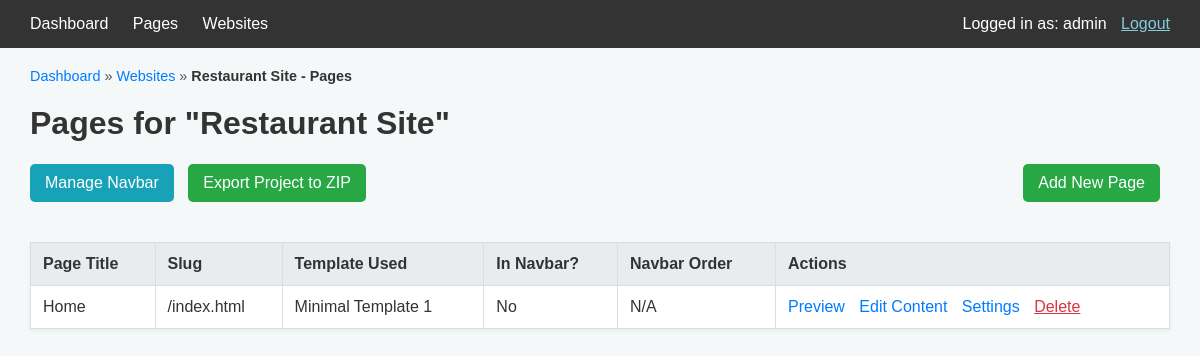
The page /project/2/pages (signed in) on the database its author committed.
### internal_site_generator/models.py (models this page shows, shortened)
class User(UserMixin, db.Model):
    id = db.Column(db.Integer, primary_key=True)
    username = db.Column(db.String(64), index=True, unique=True, nullable=False)
    email = db.Column(db.String(120), index=True, unique=True, nullable=False)
    password_hash = db.Column(db.String(256))

class WebsiteProject(db.Model):
    id = db.Column(db.Integer, primary_key=True)
    project_name = db.Column(db.String(150), nullable=False, index=True, unique=True)
    site_title = db.Column(db.String(100), nullable=True)
    favicon_path = db.Column(db.String(255), nullable=True) # Stores stored_filename of the favicon ProjectAsset
    global_css = db.Column(db.Text, nullable=True)
    created_at = db.Column(db.DateTime, default=datetime.utcnow)
    updated_at = db.Column(db.DateTime, default=datetime.utcnow, onupdate=datetime.utcnow)
    primary_color = db.Column(db.String(7), nullable=True)   # e.g., #RRGGBB
    secondary_color = db.Column(db.String(7), nullable=True)
    accent_color = db.Column(db.String(7), nullable=True)
    pages = db.relationship('ProjectPage', backref='website_project', lazy='dynamic', cascade="all, delete-orphan")
    assets = db.relationship('ProjectAsset', backref='website_project', lazy='dynamic', cascade="all, delete-orphan")
    navbar_items = db.relationship('NavbarItem',
                                   backref='website_project',
                                   lazy='dynamic',
                                   order_by='NavbarItem.order',
                                   cascade="all, delete-orphan")

class ProjectPage(db.Model):
    id = db.Column(db.Integer, primary_key=True)
    title = db.Column(db.String(150), nullable=False)
    slug = db.Column(db.String(150), nullable=False, index=True)
    website_project_id = db.Column(db.Integer, db.ForeignKey('website_project.id'), nullable=False)
    page_template_id = db.Column(db.Integer, db.ForeignKey('page_template.id'), nullable=False)
    content_data_json = db.Column(db.Text)
    meta_description = db.Column(db.String(255), nullable=True)
    meta_keywords = db.Column(db.String(255), nullable=True)
    navbar_order = db.Column(db.Integer, default=0) # Might be superseded by NavbarItem.order
    show_in_navbar = db.Column(db.Boolean, default=True) # Might be superseded by existence of NavbarItem
    created_at = db.Column(db.DateTime, default=datetime.utcnow)
    updated_at = db.Column(db.DateTime, default=datetime.utcnow, onupdate=datetime.utcnow)
    template = db.relationship('PageTemplate', backref=db.backref('used_by_pages', lazy='dynamic'))
    __table_args__ = (db.UniqueConstraint('website_project_id', 'slug', name='_website_project_slug_uc'),)

class PageTemplate(db.Model):
    id = db.Column(db.Integer, primary_key=True)
    name = db.Column(db.String(100), nullable=False, unique=True)
    description = db.Column(db.String(250))
    html_content = db.Column(db.Text, nullable=False) # Should contain ""
    created_at = db.Column(db.DateTime, default=datetime.utcnow)
    updated_at = db.Column(db.DateTime, default=datetime.utcnow, onupdate=datetime.utcnow)

### internal_site_generator/main.py (the view)
@bp.route('/project/<int:project_id>/pages')
@login_required
def list_project_pages(project_id):
    project = WebsiteProject.query.get_or_404(project_id)
    project_pages_list = ProjectPage.query.filter_by(website_project_id=project.id).order_by(ProjectPage.title).all()
    return render_template('main/list_project_pages.html',
                             title=f'Pages for "{project.project_name}"',
                             project=project,
                             pages=project_pages_list,
                             current_user=current_user
                           ) # Corrected SyntaxError here

### internal_site_generator/__init__.py (called while the page is built)
def create_app(config_class=Config):
    app = Flask(__name__, instance_relative_config=True)
    app.config.from_object(config_class)
    try:
        os.makedirs(app.instance_path)
    except OSError as e:
        if e.errno != errno.EEXIST:
            raise
    db.init_app(app)
    migrate.init_app(app, db)
    login_manager.init_app(app)
    csrf.init_app(app) # <--- INITIALIZE CSRFProtect WITH THE APP
    from .models import User
    @login_manager.user_loader
    def load_user(user_id):
        return User.query.get(int(user_id))
    from .auth import bp as auth_bp
    app.register_blueprint(auth_bp, url_prefix='/auth')
    from .main import bp as main_bp
    app.register_blueprint(main_bp)
    @app.route('/test_init/')
    def test_init_page():
        return '<h1>Testing the Flask Application Factory from __init__.py!</h1>'
    return app

### internal_site_generator/templates/main/list_project_pages.html (shortened to what this page needs)
<!DOCTYPE html>
<html lang="en">
<head>
</head>
<body>
    <nav>
        <div class="nav-links">
            <a href="{{ url_for('main.index') }}">Dashboard</a>
            <a href="{{ url_for('main.list_templates') }}">Pages</a>
            <a href="{{ url_for('main.list_projects') }}">Websites</a>
        </div>
        <div class="user-info">
            Logged in as: {{ current_user.username }}
            <a href="{{ url_for('auth.logout') }}">Logout</a>
        </div>
    </nav>
    <div class="container">
        <div class="breadcrumb">
            <a href="{{ url_for('main.index') }}">Dashboard</a> &raquo;
            <a href="{{ url_for('main.list_projects') }}">Websites</a> &raquo;
            <span class="current-page">{{ project.project_name }} - Pages</span>
        </div>
        <h1>{{ title }}</h1>
        <div class="project-actions">
            <a href="{{ url_for('main.manage_navbar', project_id=project.id) }}" class="button-link manage-navbar">Manage Navbar</a>
            <a href="{{ url_for('main.export_project_zip', project_id=project.id) }}" class="button-link export-project">Export Project to ZIP</a>
            <a href="{{ url_for('main.new_project_page', project_id=project.id) }}" class="button-link add-page" style="float: right;">Add New Page</a>
        </div>
        {% if pages and pages|length > 0 %}
        <table>
            <thead>
                <tr>
                    <th>Page Title</th>
                    <th>Slug</th>
                    <th>Template Used</th>
                    <th>In Navbar?</th>
                    <th>Navbar Order</th>
                    <th>Actions</th>
                </tr>
            </thead>
            <tbody>
                {% for page_item in pages %}
                <tr>
                    <td>{{ page_item.title }}</td>
                    <td>/{{ page_item.slug }}.html</td>
                    <td>{{ page_item.template.name if page_item.template else 'N/A' }}</td>
                    <td>{{ 'Yes' if page_item.navbar_item else 'No' }}</td>
                    <td>{{ page_item.navbar_item.order if page_item.navbar_item else 'N/A' }}</td>
                    <td class="action-links">
                        <a href="{{ url_for('main.preview_page', page_id=page_item.id) }}" target="_blank">Preview</a>
                        <a href="{{ url_for('main.edit_page_content', project_id=project.id, page_id=page_item.id) }}">Edit Content</a>
                        <a href="{{ url_for('main.edit_project_page_settings', project_id=project.id, page_id=page_item.id) }}">Settings</a>
                        <span class="delete-action">
                            <form action="{{ url_for('main.delete_project_page', project_id=project.id, page_id=page_item.id) }}" method="post" style="display:inline;" onsubmit="return confirm('Are you sure you want to delete the page \'{{ page_item.title }}\'? This action cannot be undone.');">
                                <button type="submit" class="link-button">Delete</button>
                            </form>
                        </span>
                    </td>
                </tr>
                {% endfor %}
            </tbody>
        </table>
        {% else %}
        <p>No pages found for this project yet. <a href="{{ url_for('main.new_project_page', project_id=project.id) }}">Add one now!</a></p>
        {% endif %}
    </div>
</body>
</html>

### internal_site_generator/templates/main/list_project_pages.html (style rules this page uses)
body { font-family: Arial, sans-serif; margin: 0; padding: 0; background-color: #f4f8f9; color: #333; }
nav { background-color: #333; padding: 15px 30px; color: white; display: flex; justify-content: space-between; align-items: center; }
nav .nav-links a { color: white; text-decoration: none; margin-right: 20px; font-size: 16px; }
nav .user-info { font-size: 16px; color: white; }
nav .user-info a { margin-left: 10px; color: #82ccdd; }
.container { padding: 20px 30px; }
h1, h2 { color: #333; }
.breadcrumb { margin-bottom: 20px; font-size: 0.9em; color: #555; }
.breadcrumb a { color: #007bff; text-decoration: none; }
.breadcrumb span.current-page { color: #333; font-weight: bold; }
table { width: 100%; border-collapse: collapse; margin-top: 20px; background-color: #fff; box-shadow: 0 2px 4px rgba(0,0,0,0.05); }
th, td { border: 1px solid #ddd; padding: 12px; text-align: left; }
th { background-color: #e9ecef; }
.action-links a, .link-button { margin-right: 10px; color: #007bff; text-decoration: none; }
.link-button { background-color: transparent; border: none; color: #dc3545; padding: 0; text-decoration: underline; cursor: pointer; font-size: inherit; font-family: inherit; display: inline; vertical-align: baseline; margin: 0; }
.delete-action .link-button { color: #dc3545; }
.button-link, .action-button { display: inline-block; padding: 10px 15px; color: white; text-decoration: none; border-radius: 5px; margin-bottom:20px; margin-right: 10px; border: none; cursor: pointer; font-size: inherit; }
.button-link.add-page { background-color: #28a745; }
.button-link.manage-navbar { background-color: #17a2b8; }
.button-link.export-project { background-color: #28a745; }
.project-actions { margin-bottom: 20px; }

### rows shown on the page
User: username "admin"
WebsiteProject: project_name "Restaurant Site"
ProjectPage: title "Home", slug "index", template "Minimal Template 1", navbar_item "No", navbar_item "N/A"

### other values the page prints
{{ title }} "Pages for \"Restaurant Site\""
